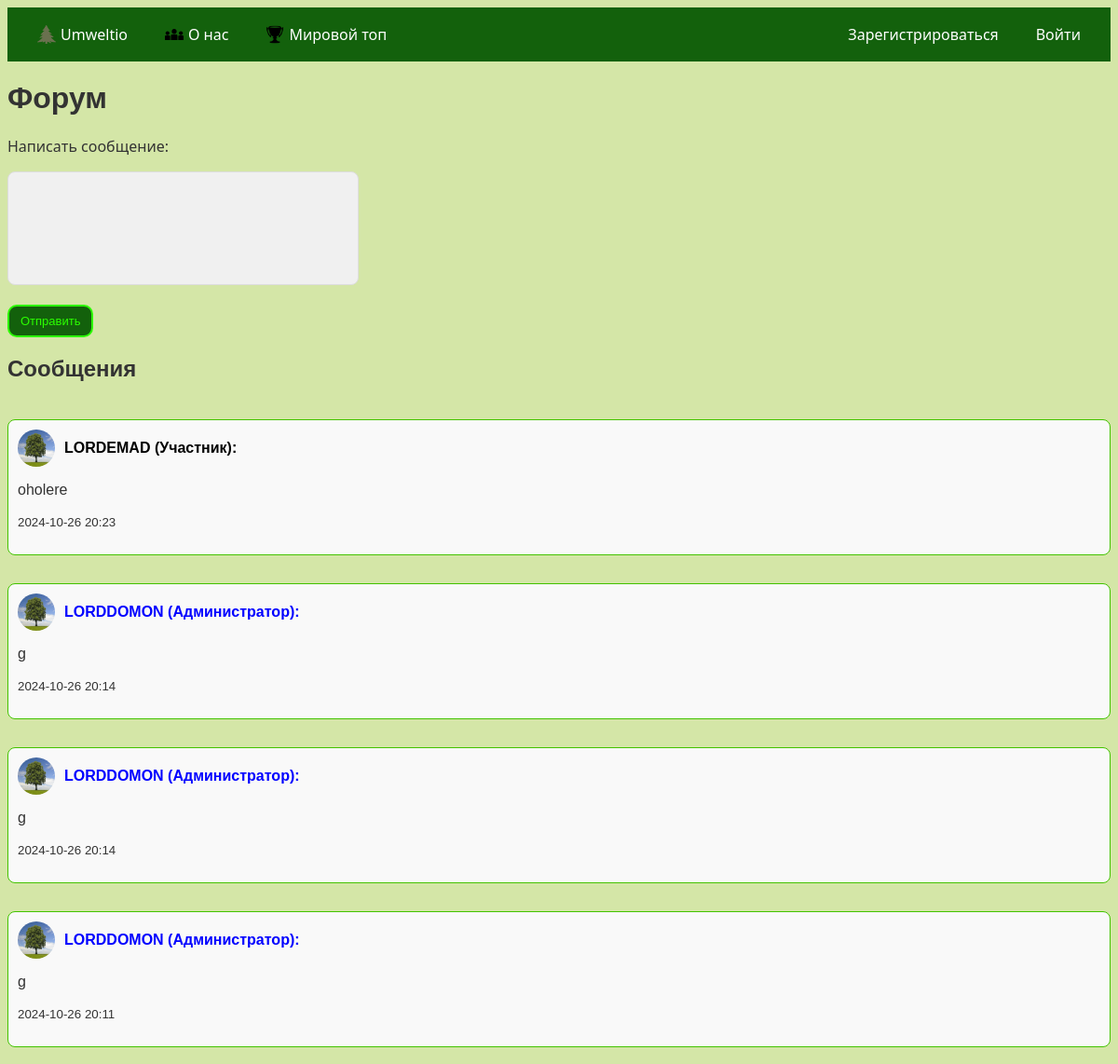
Page /forum on the committed database.
### main.py (models this page shows)
class Message(db.Model):
    id = db.Column(db.Integer, primary_key=True)
    content = db.Column(db.String(500), nullable=False)
    user_id = db.Column(db.Integer, db.ForeignKey('user.id'), nullable=False)
    timestamp = db.Column(db.DateTime, default=datetime.utcnow)
    user = db.relationship('User', backref='messages')

class User(db.Model):
    id = db.Column(db.Integer, primary_key=True)
    username = db.Column(db.String(40), unique=True, nullable=False)
    password = db.Column(db.String(200), nullable=False)
    email = db.Column(db.String(100), nullable=False)
    is_confirmed = db.Column(db.Boolean, default=False)
    content = db.Column(db.String(500), nullable=True)
    status = db.Column(db.String(20), default="Участник")
    registration_date = db.Column(db.DateTime, default=datetime.utcnow)
    profile_picture = db.Column(db.String(200), default='profile_pics/default_profile.png', nullable=True)
    points = db.Column(db.Integer, default=0)
    correct_answers = db.Column(db.Integer, default=0)
    quizzes_completed = db.Column(db.Integer, default=0)

### main.py (the view, shortened to what this page needs)
@app.route('/forum', methods=['GET', 'POST'])
def forum():
    messages = Message.query.order_by(Message.timestamp.desc()).all()
    return render_template('forum.html', messages=messages, user=g.user)

### main.py (called while the page is built)
@app.before_request
def create_tables():
    db.create_all()

def delete_unconfirmed_users():
    seven_days_ago = datetime.utcnow() - timedelta(days=7)
    unconfirmed_users = User.query.filter(User.is_confirmed == False, User.registration_date < seven_days_ago).all()
    for user in unconfirmed_users:
        db.session.delete(user)
    db.session.commit()
    print(f"Удалено {len(unconfirmed_users)} неподтвержденных пользователей.")

def get_current_user():
    if 'user_id' in session:
        return User.query.get(session['user_id'])
    return None

@app.before_request
def make_session_permanent():
    session.permanent = True
    app.permanent_session_lifetime = timedelta(days=7)

@app.before_request
def load_user():
    g.user = get_current_user()

@app.before_request
def check_unconfirmed_users():
    delete_unconfirmed_users()

### templates/forum.html (shortened to what this page needs)
{% extends "index.html" %}
{% block content %}
    <h1>Форум</h1>
    {% if g.user.status != 'Забанен' %}
        <form method="POST" action="{{ url_for('forum') }}">
            <label for="message">Написать сообщение:</label>
            <textarea name="message" id="message" class="textarea" required></textarea>
            <button type="submit" class="button">Отправить</button>
        </form>
    {% else %}
        <p>Вы не можете отправлять сообщения, так как ваш статус - Забанен.</p>
    {% endif %}
    <div class="messages">
        <h2>Сообщения</h2>
        {% for msg in messages %}
            <div class="message-card">
                <div class="user-info">
                    <img src="{{ url_for('static', filename=msg.user.profile_picture if msg.user.profile_picture else 'profile_pics/default_profile.png') }}" alt="Profile Picture" class="profile-pic">
                    <strong style="color: {% if msg.user.status == 'Администратор' %}blue{% elif msg.user.status == 'Забанен' %}red{% else %}black{% endif %};">
                        {{ msg.user.username }} ({{ msg.user.status }}):
                    </strong>
                </div>
                <p>{{ msg.content }}</p>
                <p><small>{{ msg.timestamp.strftime('%Y-%m-%d %H:%M') }}</small></p>
            </div>
        {% endfor %}
    </div>
{% endblock %}

### static/css/style.css (style rules this page uses)
body { background-color: #d4e6a7; color: #333; font-family: 'Segoe UI', sans-serif; }
.button { background-color: #13610c; color: rgb(43, 255, 0); border: 2px solid rgb(43, 255, 0); padding: 8px 12px; font-size: 13px; cursor: pointer; position: relative; overflow: hidden; border-radius: 10px; transition: background-color 0.3s ease, border-color 0.3s ease, color 0.3s ease; }
h1, h2, h3, h4 { font-family: 'Montserrat', sans-serif; }
p { font-weight: 500; }
.messages { font-family: 'Montserrat', sans-serif; display: flex; flex-direction: column; gap: 10px; }
.message-card { border: 1px solid #ccc; border-radius: 8px; padding: 10px; margin: 10px 0; background-color: #f9f9f9; word-wrap: break-word; font-size: 16px; border-color: #43c300; }
.profile-pic { width: 40px; height: 40px; border-radius: 50%; margin-right: 10px; }
.user-info { display: flex; align-items: center; }
.textarea { width: 30%; height: 100px; resize: none; padding: 10px; border-radius: 8px; font-size: 16px; border: 1px solid #ddd; background-color: #f0f0f0; }

### rows in the picture
Message: profile_picture (placeholder picture), user.username "LORDEMAD", user.status "Участник", content "oholere", timestamp "2024-10-26 20:23"
Message: profile_picture (placeholder picture), user.username "LORDDOMON", user.status "Администратор", content "g", timestamp "2024-10-26 20:14"
Message: profile_picture (placeholder picture), user.username "LORDDOMON", user.status "Администратор", content "g", timestamp "2024-10-26 20:14"
Message: profile_picture (placeholder picture), user.username "LORDDOMON", user.status "Администратор", content "g", timestamp "2024-10-26 20:11"
